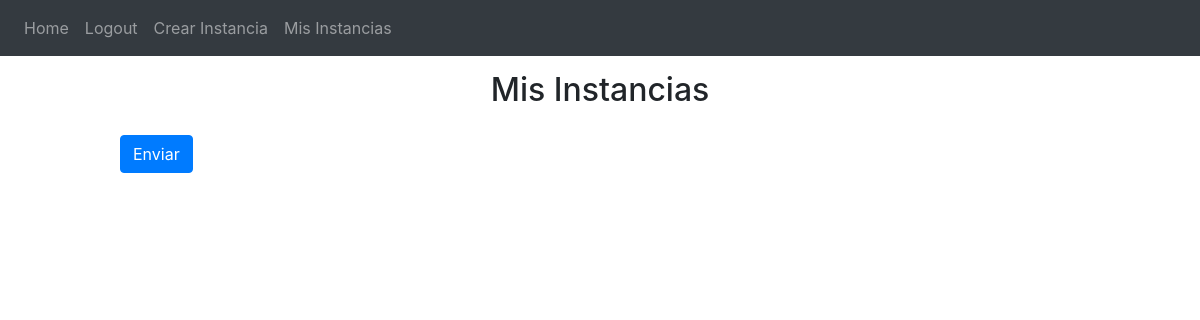
The page /misInstancias (signed in) on the database as committed earlier.
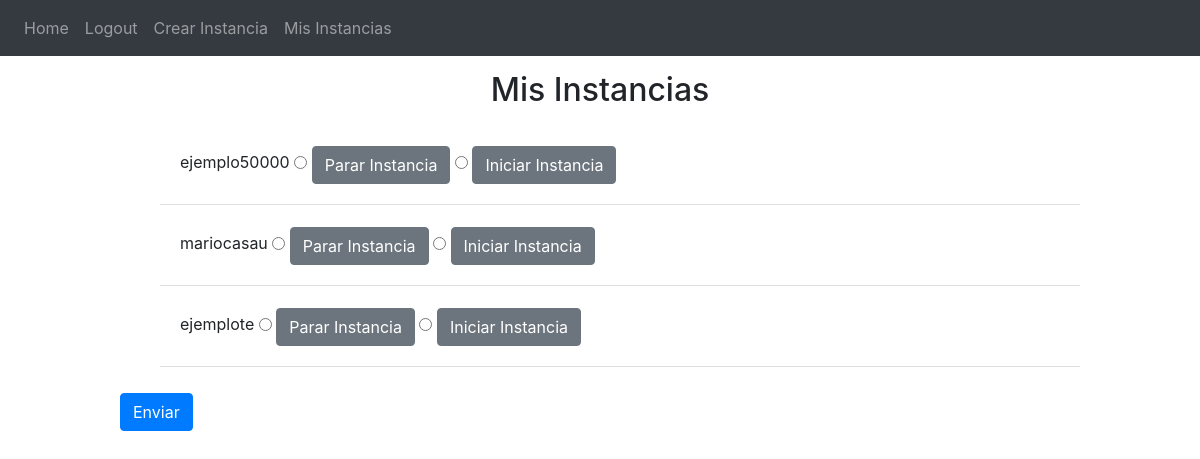
The same page on the database as committed later.
### website/models.py (models this page shows)
class Instancia(db.Model):
    id = db.Column(db.String(50), primary_key=True)
    user_id = db.Column(db.Integer, ForeignKey('usuario.id'))
    name = db.Column(db.String(150))
    opsys = db.Column(db.String(50))
    keypairs = db.Column(db.String(50))

### website/views.py (the view, shortened to what this page needs)
@views.route('/misInstancias', methods=['GET','POST'])
@login_required
def mis_instancias():
    return render_template('misinstancias.html',  user=current_user)

### website/__init__.py (called while the page is built)
def create_app():
    app = Flask(__name__)
    app.config['SECRET_KEY'] = 'asdjlkasdj lkasdjlkdj'
    app.config['SQLALCHEMY_DATABASE_URI'] = f'sqlite:///{DB_NAME}'
    db.init_app(app)
    from .views import views
    from .auth import auth
    app.register_blueprint(views, url_prefix='/')
    app.register_blueprint(auth, url_prefix='/')
    from .models import Usuario, Instancia
    create_database(app)
    login_manager = LoginManager()
    login_manager.login_view = 'auth.login'
    login_manager.init_app(app)
    @login_manager.user_loader
    def load_user(id):
        return Usuario.query.get(int(id))
    return app

### website/templates/misinstancias.html (shortened to what this page needs)
{% extends 'base.html' %}
{% block content %}
    <h2 style="text-align:center; margin:15px 0px;">Mis Instancias</h2>
    <form method='POST' class="form-group">
        <ul class="list-groups list-group-flush" id="Instancias">
          {% for Instancia in user.Instance %}
          <li class="list-group-item">
              {{ Instancia.name }}
              <input type="radio" class="btn-check" name="orden{{ Instancia.name }}" id="parar{{ Instancia.name }}"
                   autocomplete="off" value="Parar"
            >
            <label class="btn btn-secondary" for="parar">Parar Instancia</label>
              <input type="radio" class="btn-check" name="orden{{ Instancia.name }}" id="iniciar{{ Instancia.name }}"
                   autocomplete="off" value="Iniciar"
            >
            <label class="btn btn-secondary" for="iniciar">Iniciar Instancia</label>
          </li>
          {% endfor %}
        </ul>
        <button type="submit" class="btn btn-primary enviar">Enviar</button>
    </form>
{% endblock %}

### website/templates/base.html (shortened to what this page needs)
<!DOCTYPE html>
<html lang="es">
	<head>
		<link
		  rel="stylesheet"
		  href="https://stackpath.bootstrapcdn.com/bootstrap/4.4.1/css/bootstrap.min.css"
		/>
		<link
		  rel="stylesheet"
		  href="https://stackpath.bootstrapcdn.com/font-awesome/4.7.0/css/font-awesome.min.css"
		/>
	</head>
	<body>
		<header>
			<nav class="navbar navbar-expand-lg navbar-dark bg-dark">
				<ul class="navbar-nav">
					{% if user.is_authenticated %}
					<li><a href="/" class="nav-item nav-link" id="home">Home</a></li>
					<li><a href="/logout" class="nav-item nav-link" id="logout">Logout</a></li>
					<li><a href="/createInstance" class="nav-item nav-link" id="createInstance">Crear Instancia</a></li>
					<li><a href="/misInstancias" class="nav-item nav-link" id="misInstancias">Mis Instancias</a></li>
					{% else %}
					<li><a href="/sign-in" class="nav-item nav-link" id="signin">Sign-In</a></li>
					<li><a href="/login" class="nav-item nav-link" id="login">Login</a></li>
					{% endif %}
				</ul>
			</nav>
		</header>
		{% block content%}
		{% endblock %}
	</body>
</html>

### website/templates/misinstancias.html (style rules this page uses)
label { cursor:pointer; margin-top:10px; }
form { width:80%; margin:auto; }
button.enviar { margin:10px auto; }

Rows that differ between the two databases and show on the page:
added Instancia: name "ejemplo50000"
added Instancia: name "mariocasau"
added Instancia: name "ejemplote"
